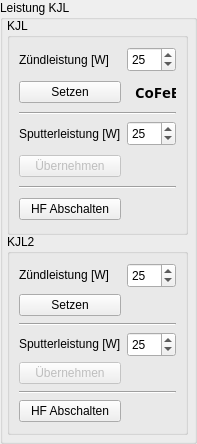
              <widget class="QGroupBox" name="groupBox_31">
               <property name="sizePolicy">
                <sizepolicy hsizetype="Preferred" vsizetype="Preferred">
                 <horstretch>0</horstretch>
                 <verstretch>0</verstretch>
                </sizepolicy>
               </property>
               <property name="title">
                <string>Leistung KJL</string>
               </property>
               <widget class="QGroupBox" name="groupBox_32">
                <property name="geometry">
                 <rect>
                  <x>7</x>
                  <y>18</y>
                  <width>181</width>
                  <height>217</height>
                 </rect>
                </property>
                <property name="title">
                 <string>KJL</string>
                </property>
                <layout class="QGridLayout" name="gridLayout_14">
                 <item row="1" column="0">
                  <widget class="QPushButton" name="pushButtonApplyIgnitionPower_2">
                   <property name="enabled">
                    <bool>true</bool>
                   </property>
                   <property name="text">
                    <string>Setzen</string>
                   </property>
                  </widget>
                 </item>
                 <item row="3" column="0" colspan="2">
                  <widget class="Line" name="line_21">
                   <property name="orientation">
                    <enum>Qt::Horizontal</enum>
                   </property>
                  </widget>
                 </item>
                 <item row="0" column="1">
                  <widget class="QSpinBox" name="spinBoxPlasmaIgnitionPower_2">
                   <property name="sizePolicy">
                    <sizepolicy hsizetype="Minimum" vsizetype="Minimum">
                     <horstretch>0</horstretch>
                     <verstretch>0</verstretch>
                    </sizepolicy>
                   </property>
                   <property name="minimumSize">
                    <size>
                     <width>45</width>
                     <height>25</height>
                    </size>
                   </property>
                   <property name="value">
                    <number>25</number>
                   </property>
                  </widget>
                 </item>
                 <item row="0" column="0">
                  <widget class="QLabel" name="label_51">
                   <property name="text">
                    <string>Zündleistung [W]</string>
                   </property>
                  </widget>
                 </item>
                 <item row="4" column="1">
                  <widget class="QSpinBox" name="spinBoxPlasmaSputteringPower_2">
                   <property name="sizePolicy">
                    <sizepolicy hsizetype="Minimum" vsizetype="Minimum">
                     <horstretch>0</horstretch>
                     <verstretch>0</verstretch>
                    </sizepolicy>
                   </property>
                   <property name="minimumSize">
                    <size>
                     <width>45</width>
                     <height>25</height>
                    </size>
                   </property>
                   <property name="value">
                    <number>25</number>
                   </property>
                  </widget>
                 </item>
                 <item row="4" column="0">
                  <widget class="QLabel" name="label_52">
                   <property name="text">
                    <string>Sputterleistung [W]</string>
                   </property>
                  </widget>
                 </item>
                 <item row="5" column="0">
                  <widget class="QPushButton" name="pushButtonApplySputteringPower_2">
                   <property name="enabled">
                    <bool>false</bool>
                   </property>
                   <property name="text">
                    <string>Übernehmen</string>
                   </property>
                  </widget>
                 </item>
                 <item row="6" column="0" colspan="2">
                  <widget class="Line" name="line_31">
                   <property name="orientation">
                    <enum>Qt::Horizontal</enum>
                   </property>
                  </widget>
                 </item>
                 <item row="7" column="0">
                  <widget class="QPushButton" name="pushButtonStopHfPower_2">
                   <property name="enabled">
                    <bool>true</bool>
                   </property>
                   <property name="text">
                    <string>HF Abschalten</string>
                   </property>
                  </widget>
                 </item>
                 <item row="5" column="1">
                  <widget class="QWidget" name="widget_9" native="true">
                   <property name="sizePolicy">
                    <sizepolicy hsizetype="Preferred" vsizetype="Fixed">
                     <horstretch>0</horstretch>
                     <verstretch>0</verstretch>
                    </sizepolicy>
                   </property>
                   <property name="minimumSize">
                    <size>
                     <width>0</width>
                     <height>30</height>
                    </size>
                   </property>
                   <widget class="BusyIndicator" name="BusyIndicatorSputteringPower_2">
                    <property name="geometry">
                     <rect>
                      <x>0</x>
                      <y>0</y>
                      <width>30</width>
                      <height>30</height>
                     </rect>
                    </property>
                    <property name="sizePolicy">
                     <sizepolicy hsizetype="Fixed" vsizetype="Fixed">
                      <horstretch>0</horstretch>
                      <verstretch>0</verstretch>
                     </sizepolicy>
                    </property>
                    <property name="minimumSize">
                     <size>
                      <width>30</width>
                      <height>30</height>
                     </size>
                    </property>
                    <property name="maximumSize">
                     <size>
                      <width>0</width>
                      <height>0</height>
                     </size>
                    </property>
                    <property name="text">
                     <string/>
                    </property>
                    <property name="scaledContents">
                     <bool>false</bool>
                    </property>
                    <property name="alignment">
                     <set>Qt::AlignCenter</set>
                    </property>
                   </widget>
                  </widget>
                 </item>
                 <item row="7" column="1">
                  <widget class="QWidget" name="widget_10" native="true">
                   <property name="sizePolicy">
                    <sizepolicy hsizetype="Preferred" vsizetype="Fixed">
                     <horstretch>0</horstretch>
                     <verstretch>0</verstretch>
                    </sizepolicy>
                   </property>
                   <property name="minimumSize">
                    <size>
                     <width>0</width>
                     <height>30</height>
                    </size>
                   </property>
                   <widget class="BusyIndicator" name="BusyIndicatorHfCoolDown_2">
                    <property name="geometry">
                     <rect>
                      <x>0</x>
                      <y>0</y>
                      <width>30</width>
                      <height>30</height>
                     </rect>
                    </property>
                    <property name="sizePolicy">
                     <sizepolicy hsizetype="Fixed" vsizetype="Fixed">
                      <horstretch>0</horstretch>
                      <verstretch>0</verstretch>
                     </sizepolicy>
                    </property>
                    <property name="minimumSize">
                     <size>
                      <width>30</width>
                      <height>30</height>
                     </size>
                    </property>
                    <property name="maximumSize">
                     <size>
                      <width>0</width>
                      <height>0</height>
                     </size>
                    </property>
                    <property name="text">
                     <string/>
                    </property>
                    <property name="scaledContents">
                     <bool>false</bool>
                    </property>
                    <property name="alignment">
                     <set>Qt::AlignCenter</set>
                    </property>
                   </widget>
                  </widget>
                 </item>
                 <item row="1" column="1">
                  <widget class="QWidget" name="widget_12" native="true">
                   <property name="sizePolicy">
                    <sizepolicy hsizetype="Preferred" vsizetype="Fixed">
                     <horstretch>0</horstretch>
                     <verstretch>0</verstretch>
                    </sizepolicy>
                   </property>
                   <property name="minimumSize">
                    <size>
                     <width>0</width>
                     <height>30</height>
                    </size>
                   </property>
                   <widget class="BusyIndicator" name="BusyIndicatorIgnitionPower_2">
                    <property name="geometry">
                     <rect>
                      <x>0</x>
                      <y>0</y>
                      <width>30</width>
                      <height>30</height>
                     </rect>
                    </property>
                    <property name="sizePolicy">
                     <sizepolicy hsizetype="Fixed" vsizetype="Fixed">
                      <horstretch>0</horstretch>
                      <verstretch>0</verstretch>
                     </sizepolicy>
                    </property>
                    <property name="minimumSize">
                     <size>
                      <width>30</width>
                      <height>30</height>
                     </size>
                    </property>
                    <property name="maximumSize">
                     <size>
                      <width>0</width>
                      <height>0</height>
                     </size>
                    </property>
                    <property name="text">
                     <string/>
                    </property>
                    <property name="scaledContents">
                     <bool>false</bool>
                    </property>
                    <property name="alignment">
                     <set>Qt::AlignCenter</set>
                    </property>
                   </widget>
                   <widget class="QLabel" name="labelTarget2_2">
                    <property name="geometry">
                     <rect>
                      <x>-16</x>
                      <y>4</y>
                      <width>94</width>
                      <height>20</height>
                     </rect>
                    </property>
                    <property name="font">
                     <font>
                      <family>Open Sans</family>
                      <pointsize>11</pointsize>
                      <weight>75</weight>
                      <bold>true</bold>
                     </font>
                    </property>
                    <property name="text">
                     <string>CoFeB</string>
                    </property>
                    <property name="alignment">
                     <set>Qt::AlignCenter</set>
                    </property>
                   </widget>
                  </widget>
                 </item>
                </layout>
               </widget>
               <widget class="BusyIndicator" name="BusyIndicatorShutterInit">
                <property name="geometry">
                 <rect>
                  <x>20</x>
                  <y>260</y>
                  <width>30</width>
                  <height>30</height>
                 </rect>
                </property>
                <property name="sizePolicy">
                 <sizepolicy hsizetype="Fixed" vsizetype="Fixed">
                  <horstretch>0</horstretch>
                  <verstretch>0</verstretch>
                 </sizepolicy>
                </property>
                <property name="minimumSize">
                 <size>
                  <width>30</width>
                  <height>30</height>
                 </size>
                </property>
                <property name="maximumSize">
                 <size>
                  <width>0</width>
                  <height>0</height>
                 </size>
                </property>
                <property name="text">
                 <string/>
                </property>
                <property name="scaledContents">
                 <bool>false</bool>
                </property>
                <property name="alignment">
                 <set>Qt::AlignCenter</set>
                </property>
               </widget>
               <widget class="QGroupBox" name="groupBox_33">
                <property name="geometry">
                 <rect>
                  <x>7</x>
                  <y>234</y>
                  <width>181</width>
                  <height>201</height>
                 </rect>
                </property>
                <property name="title">
                 <string>KJL2</string>
                </property>
                <layout class="QGridLayout" name="gridLayout_26">
                 <item row="1" column="0">
                  <widget class="QPushButton" name="pushButtonApplyIgnitionPower_3">
                   <property name="enabled">
                    <bool>true</bool>
                   </property>
                   <property name="text">
                    <string>Setzen</string>
                   </property>
                  </widget>
                 </item>
                 <item row="3" column="0" colspan="2">
                  <widget class="Line" name="line_32">
                   <property name="orientation">
                    <enum>Qt::Horizontal</enum>
                   </property>
                  </widget>
                 </item>
                 <item row="0" column="1">
                  <widget class="QSpinBox" name="spinBoxPlasmaIgnitionPower_3">
                   <property name="sizePolicy">
                    <sizepolicy hsizetype="Minimum" vsizetype="Minimum">
                     <horstretch>0</horstretch>
                     <verstretch>0</verstretch>
                    </sizepolicy>
                   </property>
                   <property name="minimumSize">
                    <size>
                     <width>45</width>
                     <height>25</height>
                    </size>
                   </property>
                   <property name="value">
                    <number>25</number>
                   </property>
                  </widget>
                 </item>
                 <item row="0" column="0">
                  <widget class="QLabel" name="label_53">
                   <property name="text">
                    <string>Zündleistung [W]</string>
                   </property>
                  </widget>
                 </item>
                 <item row="4" column="1">
                  <widget class="QSpinBox" name="spinBoxPlasmaSputteringPower_3">
                   <property name="sizePolicy">
                    <sizepolicy hsizetype="Minimum" vsizetype="Minimum">
                     <horstretch>0</horstretch>
                     <verstretch>0</verstretch>
                    </sizepolicy>
                   </property>
                   <property name="minimumSize">
                    <size>
                     <width>45</width>
                     <height>25</height>
                    </size>
                   </property>
                   <property name="value">
                    <number>25</number>
                   </property>
                  </widget>
                 </item>
                 <item row="4" column="0">
                  <widget class="QLabel" name="label_54">
                   <property name="text">
                    <string>Sputterleistung [W]</string>
                   </property>
                  </widget>
                 </item>
                 <item row="5" column="0">
                  <widget class="QPushButton" name="pushButtonApplySputteringPower_3">
                   <property name="enabled">
                    <bool>false</bool>
                   </property>
                   <property name="text">
                    <string>Übernehmen</string>
                   </property>
                  </widget>
                 </item>
                 <item row="6" column="0" colspan="2">
                  <widget class="Line" name="line_33">
                   <property name="orientation">
                    <enum>Qt::Horizontal</enum>
                   </property>
                  </widget>
                 </item>
                 <item row="7" column="0">
                  <widget class="QPushButton" name="pushButtonStopHfPower_3">
                   <property name="enabled">
                    <bool>true</bool>
                   </property>
                   <property name="text">
                    <string>HF Abschalten</string>
                   </property>
                  </widget>
                 </item>
                 <item row="5" column="1">
                  <widget class="QWidget" name="widget_13" native="true">
                   <property name="sizePolicy">
                    <sizepolicy hsizetype="Preferred" vsizetype="Fixed">
                     <horstretch>0</horstretch>
                     <verstretch>0</verstretch>
                    </sizepolicy>
                   </property>
                   <property name="minimumSize">
                    <size>
                     <width>0</width>
                     <height>30</height>
                    </size>
                   </property>
                   <widget class="BusyIndicator" name="BusyIndicatorSputteringPower_3">
                    <property name="geometry">
                     <rect>
                      <x>0</x>
                      <y>0</y>
                      <width>30</width>
                      <height>30</height>
                     </rect>
                    </property>
                    <property name="sizePolicy">
                     <sizepolicy hsizetype="Fixed" vsizetype="Fixed">
                      <horstretch>0</horstretch>
                      <verstretch>0</verstretch>
                     </sizepolicy>
                    </property>
                    <property name="minimumSize">
                     <size>
                      <width>30</width>
                      <height>30</height>
                     </size>
                    </property>
                    <property name="maximumSize">
                     <size>
                      <width>0</width>
                      <height>0</height>
                     </size>
                    </property>
                    <property name="text">
                     <string/>
                    </property>
                    <property name="scaledContents">
                     <bool>false</bool>
                    </property>
                    <property name="alignment">
                     <set>Qt::AlignCenter</set>
                    </property>
                   </widget>
                  </widget>
                 </item>
                 <item row="7" column="1">
                  <widget class="QWidget" name="widget_14" native="true">
                   <property name="sizePolicy">
                    <sizepolicy hsizetype="Preferred" vsizetype="Fixed">
                     <horstretch>0</horstretch>
                     <verstretch>0</verstretch>
                    </sizepolicy>
                   </property>
                   <property name="minimumSize">
                    <size>
                     <width>0</width>
                     <height>30</height>
                    </size>
                   </property>
                   <widget class="BusyIndicator" name="BusyIndicatorHfCoolDown_3">
                    <property name="geometry">
                     <rect>
                      <x>0</x>
                      <y>0</y>
                      <width>30</width>
                      <height>30</height>
                     </rect>
                    </property>
                    <property name="sizePolicy">
                     <sizepolicy hsizetype="Fixed" vsizetype="Fixed">
                      <horstretch>0</horstretch>
                      <verstretch>0</verstretch>
                     </sizepolicy>
                    </property>
                    <property name="minimumSize">
                     <size>
                      <width>30</width>
                      <height>30</height>
                     </size>
                    </property>
                    <property name="maximumSize">
                     <size>
                      <width>0</width>
                      <height>0</height>
                     </size>
                    </property>
                    <property name="text">
                     <string/>
                    </property>
                    <property name="scaledContents">
                     <bool>false</bool>
                    </property>
                    <property name="alignment">
                     <set>Qt::AlignCenter</set>
                    </property>
                   </widget>
                  </widget>
                 </item>
                 <item row="1" column="1">
                  <widget class="QWidget" name="widget_15" native="true">
                   <property name="sizePolicy">
                    <sizepolicy hsizetype="Preferred" vsizetype="Fixed">
                     <horstretch>0</horstretch>
                     <verstretch>0</verstretch>
                    </sizepolicy>
                   </property>
                   <property name="minimumSize">
                    <size>
                     <width>0</width>
                     <height>30</height>
                    </size>
                   </property>
                   <widget class="BusyIndicator" name="BusyIndicatorIgnitionPower_3">
                    <property name="geometry">
                     <rect>
                      <x>0</x>
                      <y>0</y>
                      <width>30</width>
                      <height>30</height>
                     </rect>
                    </property>
                    <property name="sizePolicy">
                     <sizepolicy hsizetype="Fixed" vsizetype="Fixed">
                      <horstretch>0</horstretch>
                      <verstretch>0</verstretch>
                     </sizepolicy>
                    </property>
                    <property name="minimumSize">
                     <size>
                      <width>30</width>
                      <height>30</height>
                     </size>
                    </property>
                    <property name="maximumSize">
                     <size>
                      <width>0</width>
                      <height>0</height>
                     </size>
                    </property>
                    <property name="text">
                     <string/>
                    </property>
                    <property name="scaledContents">
                     <bool>false</bool>
                    </property>
                    <property name="alignment">
                     <set>Qt::AlignCenter</set>
                    </property>
                   </widget>
                  </widget>
                 </item>
                </layout>
               </widget>
              </widget>
